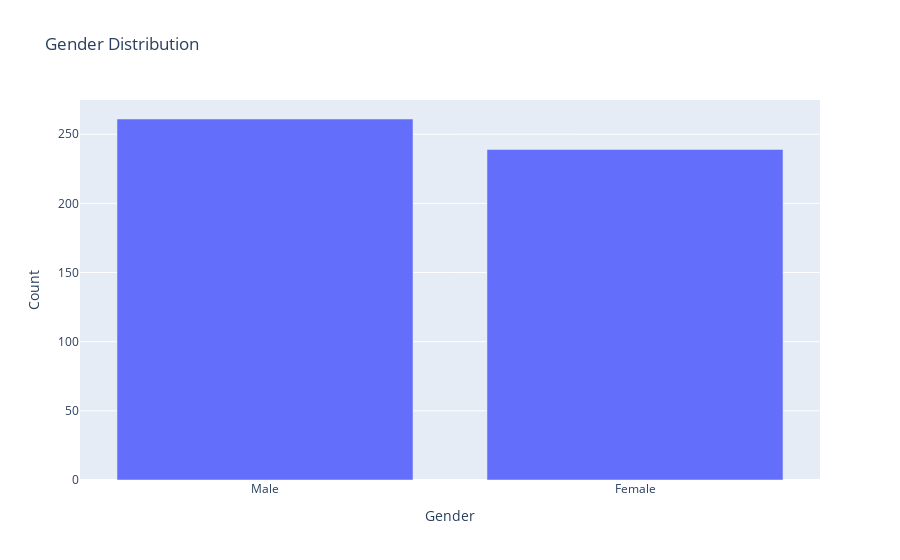

The notebook cell this image was saved under:
### Code cell
# Bar chart for 'Gender'
gender_counts = data['Gender'].value_counts().reset_index()
gender_counts.columns = ['Gender', 'Count']
fig = px.bar(gender_counts, x='Gender', 
             y='Count', 
             title='Gender Distribution')
fig.show()

### Figure 1 — Plotly figure (JSON) as saved in the notebook; plotly's stock layout.template omitted (floating-point values rounded to 4 significant figures)
{"data": [{"hovertemplate": "Gender=%{x}<br>Count=%{y}<extra></extra>", "legendgroup": "", "marker": {"color": "#636efa", "pattern": {"shape": ""}}, "name": "", "orientation": "v", "showlegend": false, "textposition": "auto", "type": "bar", "x": ["Male", "Female"], "xaxis": "x", "y": [261, 239], "yaxis": "y"}], "layout": {"barmode": "relative", "legend": {"tracegroupgap": 0}, "title": {"text": "Gender Distribution"}, "xaxis": {"anchor": "y", "domain": [0, 1], "title": {"text": "Gender"}}, "yaxis": {"anchor": "x", "domain": [0, 1], "title": {"text": "Count"}}}}
